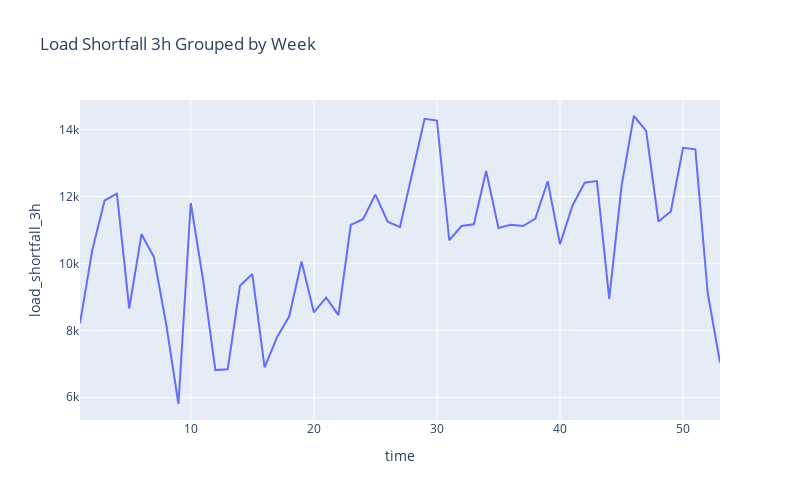

The code cell stored with this chart in its notebook:
### Code cell
# Visualising weekly shortfall
px.line(train_data.groupby([train_data['time'].astype('datetime64').dt.weekofyear])['load_shortfall_3h'].mean(), 
        title = 'Load Shortfall 3h Grouped by Week', y='load_shortfall_3h', width =800, height=500)

### Figure 1 — Plotly figure (JSON) as saved in the notebook; plotly's stock layout.template omitted (floating-point values rounded to 4 significant figures)
{"data": [{"hovertemplate": "time=%{x}<br>load_shortfall_3h=%{y}<extra></extra>", "legendgroup": "", "line": {"color": "#636efa", "dash": "solid"}, "marker": {"symbol": "circle"}, "mode": "lines", "name": "", "orientation": "v", "showlegend": false, "type": "scatter", "x": [1, 2, 3, 4, 5, 6, 7, 8, 9, 10, 11, 12, 13, 14, 15, 16, 17, 18, 19, 20, 21, 22, 23, 24, 25, 26, 27, 28, 29, 30, 31, 32, 33, 34, 35, 36, 37, 38, 39, 40, 41, 42, 43, 44, 45, 46, 47, 48, 49, 50, 51, 52, 53], "xaxis": "x", "y": [8209.0, 10400.0, 11880.0, 12080.0, 8652.0, 10870.0, 10190.0, 8194.0, 5799.0, 11800.0, 9506.0, 6812.0, 6835.0, 9329.0, 9679.0, 6890.0, 7784.0, 8417.0, 10050.0, 8538.0, 8977.0, 8455.0, 11150.0, 11320.0, 12050.0, 11240.0, 11080.0, 12740.0, 14310.0, 14260.0, 10690.0, 11110.0, 11170.0, 12760.0, 11050.0, 11150.0, 11110.0, 11340.0, 12450.0, 10570.0, 11710.0, 12410.0, 12460.0, 8939.0, 12310.0, 14400.0, 13950.0, 11250.0, 11550.0, 13450.0, 13400.0, 9114.0, 7038.0], "yaxis": "y"}], "layout": {"height": 500, "legend": {"tracegroupgap": 0}, "title": {"text": "Load Shortfall 3h Grouped by Week"}, "width": 800, "xaxis": {"anchor": "y", "domain": [0, 1], "title": {"text": "time"}}, "yaxis": {"anchor": "x", "domain": [0, 1], "title": {"text": "load_shortfall_3h"}}}}
